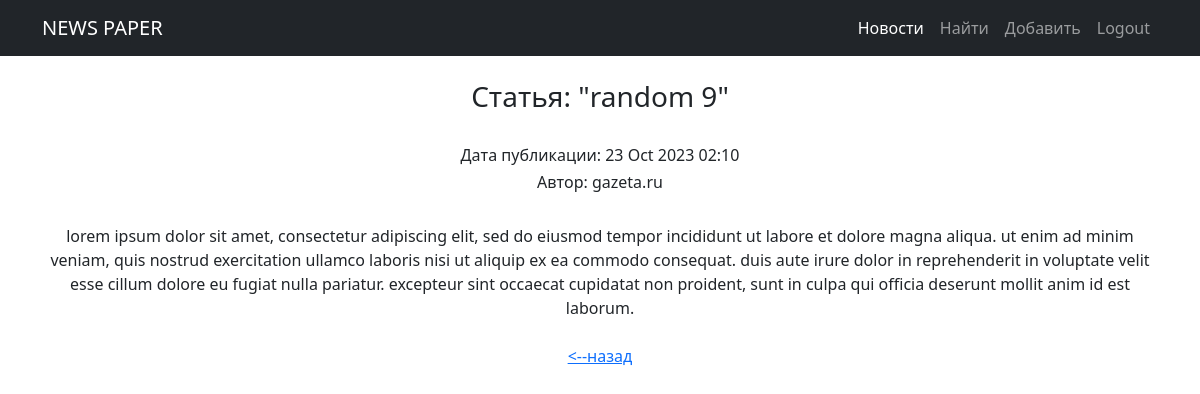
Screenshot of /news/21/ (signed in) with the database file from the repository.
### news/models.py (models this page shows, shortened)
class Post(models.Model):
    author = models.ForeignKey(Author, on_delete=models.CASCADE)
    NEWS = 'NW'
    ARTICLE = 'AR'
    CATEGORY_CHOICES = (
        (NEWS, 'Новость'),
        (ARTICLE, 'Статья')
    )
    categoryType = models.CharField(max_length=2, choices=CATEGORY_CHOICES, default=ARTICLE)
    dateCreation = models.DateTimeField(auto_now_add=True)
    postCategory = models.ManyToManyField(Category, through='PostCategory')
    title = models.CharField(max_length=128)
    text = models.TextField()
    rating = models.SmallIntegerField(default=0)

class Author(models.Model):
    authorUser = models.OneToOneField(User, on_delete=models.CASCADE)
    ratingAuthor = models.SmallIntegerField(default=0)
    def __str__(self):
        return f'{self.authorUser}'

### news/views.py (the view)
# urls.py: path('<int:pk>/', cache_page(10*5) (PostDetailView.as_view()), name='post_detail'), # Ссылка на детали статьи   # добавим кэширование на детали
class PostDetailView(LoginRequiredMixin, DetailView):
    template_name = 'news/post_detail.html'
    queryset = Post.objects.all()

### news/templatetags/custom_filters.py (called while the page is built)
@register.filter(name='censor') # регистрируем наш фильтр под именем censor,
def censor(censor_text): # первый аргумент здесь — это то значение, к которому надо применить фильтр,
    for word in censor_words:
        censor_text = censor_text.lower().replace(word.lower(), '(***ВЫРЕЗАНО ЦЕНЗУРОЙ***)')  # переводим в строчные буквы, заменяем на *censor*
    return censor_text # возвращаемое функцией значение — это то значение, которое подставится к нам в шаблон

### news/templates/news/post_detail.html (shortened to what this page needs)
{% extends 'flatpages/default.html' %}
{% load custom_filters %}
{% block content %}
    <br>
    <h3>Статья: "{{ post.title|censor }}"</h3><br>
    <h6>Дата публикации: {{ post.dateCreation|date:'d M Y h:m' }}</h6>
    <h6>Автор: {{ post.author }}</h6>
    <br>
    {{ post.text|censor }}
    <br>
    <br>
    <a href="/news/"> <--назад </a>
{% endblock content %}

### rows the page displays
Post: title|censor "random 9", dateCreation "23 Oct 2023 02:10", author "gazeta.ru", text|censor "lorem ipsum dolor sit amet, consectetur adipiscing elit, sed do eiusmod tempor incididunt ut labore et dolore magna aliqua. ut enim ad minim veniam, quis nostrud exercitation ullamco laboris nisi ut aliquip ex ea commodo consequat. duis aute irure dolor in reprehenderit in voluptate velit esse cillum dolore eu fugiat nulla pariatur. excepteur sint occaecat cupidatat non proident, sunt in culpa qui officia deserunt mollit anim id est laborum."
